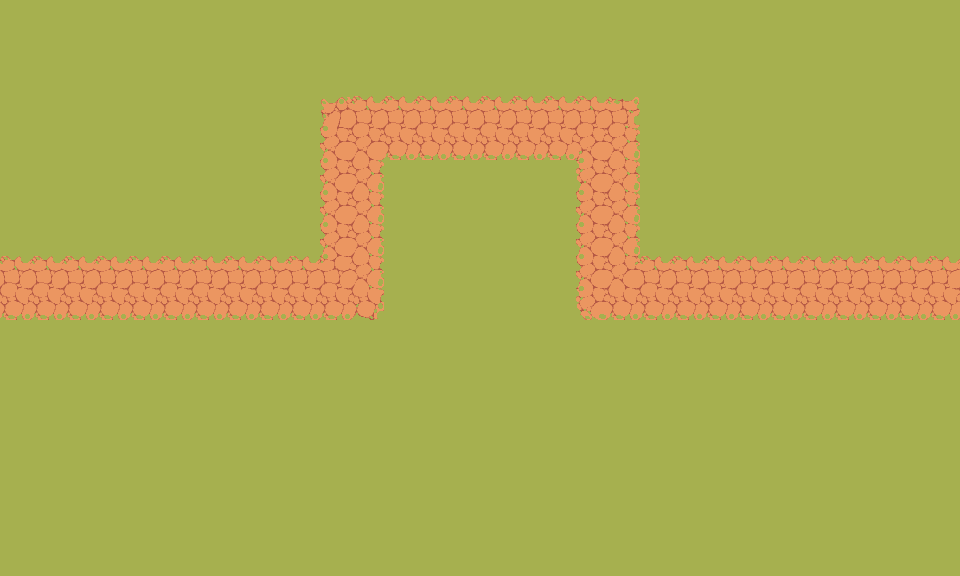

The image is a tile-based game level rendered from a .tmx file. Its description and complete source (layers, tilesets, objects, tile grids) follow:
An orthogonal 30x18 tile map with 32x32 px tiles, 1 tile layer (Tile Layer 1).

<map version="1.10" tiledversion="git" orientation="orthogonal" renderorder="right-down" width="30" height="18" tilewidth="32" tileheight="32" infinite="0" nextlayerid="2" nextobjectid="1">
 <editorsettings>
  <export target="../../../levels/level_0/level_0.csv" format="csv" />
 </editorsettings>
 <tileset firstgid="1" source="../../field/tiles/field_tiles.tsx" />
 <layer id="1" name="Tile Layer 1" width="30" height="18">
  <data encoding="csv">
38,38,38,38,38,38,38,38,38,38,38,38,38,38,38,38,38,38,38,38,38,38,38,38,38,38,38,38,38,38,
38,38,38,38,38,38,38,38,38,38,38,38,38,38,38,38,38,38,38,38,38,38,38,38,38,38,38,38,38,38,
38,38,38,38,38,38,38,38,38,38,38,38,38,38,38,38,38,38,38,38,38,38,38,38,38,38,38,38,38,38,
38,38,38,38,38,38,38,38,38,38,10,35,35,35,35,35,35,35,35,12,38,38,38,38,38,38,38,38,38,38,
38,38,38,38,38,38,38,38,38,38,21,1,3,3,3,3,3,3,5,9,38,38,38,38,38,38,38,38,38,38,
38,38,38,38,38,38,38,38,38,38,21,9,38,38,38,38,38,38,13,9,38,38,38,38,38,38,38,38,38,38,
38,38,38,38,38,38,38,38,38,38,21,9,38,38,38,38,38,38,21,9,38,38,38,38,38,38,38,38,38,38,
38,38,38,38,38,38,38,38,38,38,21,9,38,38,38,38,38,38,21,9,38,38,38,38,38,38,38,38,38,38,
35,35,35,35,35,35,35,35,35,35,37,9,38,38,38,38,38,38,21,33,35,35,35,35,35,35,35,35,35,35,
3,3,3,3,3,3,3,3,3,3,3,28,38,38,38,38,38,38,26,3,3,3,3,3,3,3,3,3,3,3,
38,38,38,38,38,38,38,38,38,38,38,38,38,38,38,38,38,38,38,38,38,38,38,38,38,38,38,38,38,38,
38,38,38,38,38,38,38,38,38,38,38,38,38,38,38,38,38,38,38,38,38,38,38,38,38,38,38,38,38,38,
38,38,38,38,38,38,38,38,38,38,38,38,38,38,38,38,38,38,38,38,38,38,38,38,38,38,38,38,38,38,
38,38,38,38,38,38,38,38,38,38,38,38,38,38,38,38,38,38,38,38,38,38,38,38,38,38,38,38,38,38,
38,38,38,38,38,38,38,38,38,38,38,38,38,38,38,38,38,38,38,38,38,38,38,38,38,38,38,38,38,38,
38,38,38,38,38,38,38,38,38,38,38,38,38,38,38,38,38,38,38,38,38,38,38,38,38,38,38,38,38,38,
38,38,38,38,38,38,38,38,38,38,38,38,38,38,38,38,38,38,38,38,38,38,38,38,38,38,38,38,38,38,
38,38,38,38,38,38,38,38,38,38,38,38,38,38,38,38,38,38,38,38,38,38,38,38,38,38,38,38,38,38
</data>
 </layer>
</map>
